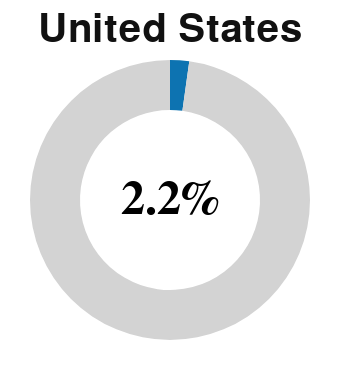

Notebook cell for this chart:
### Code cell
make_kpi_donut("United States", "#0D73B1").save("article-images/United States.svg")
make_kpi_donut("United States", "#0D73B1")

### Figure 1 — Vega-Lite specification as saved in the notebook (floating-point values rounded to 4 significant figures)
{"config": {"view": {"continuousWidth": 300, "continuousHeight": 300, "clip": false, "stroke": null}}, "layer": [{"data": {"name": "data-0ece0fa1788979abff7380080a36e5e8"}, "mark": {"type": "arc", "innerRadius": 45, "outerRadius": 70}, "encoding": {"color": {"field": "color", "scale": null, "type": "nominal"}, "theta": {"field": "value", "type": "quantitative"}}}, {"data": {"name": "data-c728c7d293884cb949255e8554159cbc"}, "mark": {"type": "text", "align": "center", "baseline": "middle", "color": "black", "font": "Helvetica Neue", "fontSize": 24, "fontWeight": "bold"}, "encoding": {"text": {"field": "label", "type": "nominal"}}}, {"data": {"name": "data-5c7b7b0bf2c74a5f941d2b0744af6a4a"}, "mark": {"type": "text", "align": "center", "color": "#111", "font": "Helvetica Neue", "fontSize": 20, "fontWeight": 600}, "encoding": {"text": {"field": "label", "type": "nominal"}, "x": {"value": 80.0}, "y": {"value": -5}}}], "height": 160, "width": 160, "$schema": "https://vega.github.io/schema/vega-lite/v5.20.1.json", "datasets": {"data-0ece0fa1788979abff7380080a36e5e8": [{"category": "share", "value": 2.2, "color": "#0D73B1"}, {"category": "remainder", "value": 97.8, "color": "lightgray"}], "data-c728c7d293884cb949255e8554159cbc": [{"label": "2.2%"}], "data-5c7b7b0bf2c74a5f941d2b0744af6a4a": [{"label": "United States"}]}}
